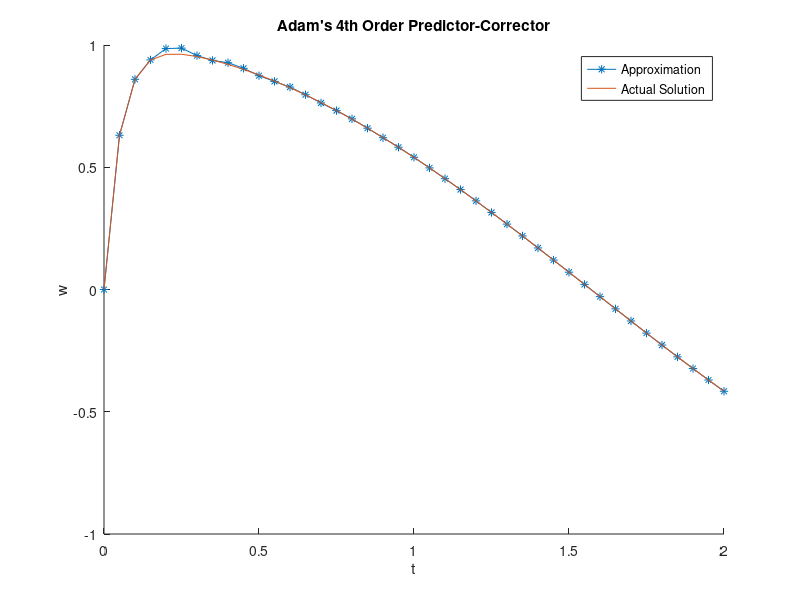

This chart was generated by the following MATLAB code:
%Function
funct = @(t, w) -20 * w + 20 * cos(t) - sin(t);

%Actual Function
funct2 = @(t) -exp(-20 * t) + cos(t);

%Initial Variables
a = 0;
b = 2;
h = 0.05;
n = ceil((b - a) / h) + 1;
t = linspace(a, b, ((b - a) / h) + 1);
w = zeros(1, size(t, 2));
w(1) = funct2(t(1));
w(2) = funct2(t(2));
w(3) = funct2(t(3));
w(4) = funct2(t(4));

%Run Up To n Points
for i = 5:n
    wp = w(i - 1) + (h / 24) * (55 * funct(t(i - 1), w(i - 1)) - 59 * ...
        funct(t(i - 2), w(i - 2)) + 37 * funct(t(i - 3), w(i - 3)) - ...
        9 * funct(t(i - 4), w(i - 4)));
    w(i) = w(i - 1) + (h / 24) * (9 * funct(t(i), wp) + 19 * ...
        funct(t(i - 1), w(i - 1)) - 5 * funct(t(i - 2), w(i - 2)) + ...
        funct(t(i - 3), w(i - 3)));
end

%Graph
hold on;
plot(t, w, '-*');
plot(t, funct2(t));
xlabel('t');
ylabel('w');
title('Adam''s 4th Order Predictor-Corrector');
legend('Approximation', 'Actual Solution', 'location', 'best');
hold off;